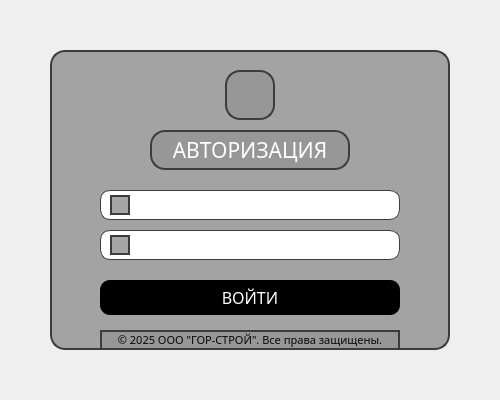
<?xml version="1.0" encoding="UTF-8"?>
<ui version="4.0">
 <class>auth</class>
 <widget class="QWidget" name="auth">
  <property name="geometry">
   <rect>
    <x>0</x>
    <y>0</y>
    <width>500</width>
    <height>400</height>
   </rect>
  </property>
  <property name="maximumSize">
   <size>
    <width>500</width>
    <height>400</height>
   </size>
  </property>
  <property name="windowTitle">
   <string>Авторизация | ООО &quot;ГОР-СТРОЙ&quot;</string>
  </property>
  <property name="windowIcon">
   <iconset>
    <normaloff>гор.PNG</normaloff>гор.PNG</iconset>
  </property>
  <property name="styleSheet">
   <string notr="true">background-image: url(:/mountains/images/IMG_3068.PNG);
background-position: center;
background-repeat: no-repeat;
background-size: cover;
</string>
  </property>
  <widget class="QFrame" name="frame">
   <property name="geometry">
    <rect>
     <x>50</x>
     <y>50</y>
     <width>400</width>
     <height>300</height>
    </rect>
   </property>
   <property name="styleSheet">
    <string notr="true">QFrame {
    background-color: rgba(149, 149, 149, 0.85);
    border-radius: 15px;
    border: 2px solid #3c3c3c;
}</string>
   </property>
   <property name="frameShape">
    <enum>QFrame::StyledPanel</enum>
   </property>
   <property name="frameShadow">
    <enum>QFrame::Raised</enum>
   </property>
   <widget class="QLabel" name="auth_2">
    <property name="geometry">
     <rect>
      <x>100</x>
      <y>80</y>
      <width>200</width>
      <height>40</height>
     </rect>
    </property>
    <property name="font">
     <font>
      <family>Yu Gothic UI Light</family>
      <pointsize>16</pointsize>
      <weight>50</weight>
      <bold>false</bold>
     </font>
    </property>
    <property name="styleSheet">
     <string notr="true">color: #ffffff;</string>
    </property>
    <property name="text">
     <string>АВТОРИЗАЦИЯ</string>
    </property>
    <property name="alignment">
     <set>Qt::AlignCenter</set>
    </property>
   </widget>
   <widget class="QLabel" name="label_icon">
    <property name="geometry">
     <rect>
      <x>175</x>
      <y>20</y>
      <width>50</width>
      <height>50</height>
     </rect>
    </property>
    <property name="styleSheet">
     <string notr="true">background-image: url(:/m/user_icon.png);
background-repeat: no-repeat;
background-position: center;</string>
    </property>
    <property name="text">
     <string/>
    </property>
    <property name="pixmap">
     <pixmap>гор строй-round-corners-round-corners (5).png</pixmap>
    </property>
    <property name="scaledContents">
     <bool>true</bool>
    </property>
   </widget>
   <widget class="QLineEdit" name="lineEdit_log">
    <property name="geometry">
     <rect>
      <x>50</x>
      <y>140</y>
      <width>300</width>
      <height>30</height>
     </rect>
    </property>
    <property name="font">
     <font>
      <family>Gadugi</family>
      <pointsize>10</pointsize>
     </font>
    </property>
    <property name="styleSheet">
     <string notr="true">QLineEdit {
    background-color: whitergb(7, 7, 7);
    border: 1px solid #3c3c3c;
    border-radius: 10px;
    padding-left: 35px;
    color: #ffffff;
}

QLineEdit:focus {
    border: 2px solid #008080;
}</string>
    </property>
    <property name="placeholderText">
     <string>Логин</string>
    </property>
   </widget>
   <widget class="QLabel" name="icon_login">
    <property name="geometry">
     <rect>
      <x>60</x>
      <y>145</y>
      <width>20</width>
      <height>20</height>
     </rect>
    </property>
    <property name="styleSheet">
     <string notr="true">background-image: url(:/m/login_icon.png);
background-repeat: no-repeat;
background-position: center;</string>
    </property>
    <property name="text">
     <string/>
    </property>
    <property name="pixmap">
     <pixmap>images/login.PNG</pixmap>
    </property>
    <property name="scaledContents">
     <bool>true</bool>
    </property>
   </widget>
   <widget class="QLineEdit" name="lineEdit_pass">
    <property name="geometry">
     <rect>
      <x>50</x>
      <y>180</y>
      <width>300</width>
      <height>30</height>
     </rect>
    </property>
    <property name="font">
     <font>
      <family>Gadugi</family>
      <pointsize>10</pointsize>
     </font>
    </property>
    <property name="styleSheet">
     <string notr="true">QLineEdit {
    background-color: white;
    border: 1px solid #3c3c3c;
    border-radius: 10px;
    padding-left: 35px;
    color: #ffffff;
}

QLineEdit:focus {
    border: 2px solid #008080;
}</string>
    </property>
    <property name="echoMode">
     <enum>QLineEdit::Password</enum>
    </property>
    <property name="placeholderText">
     <string>Пароль</string>
    </property>
   </widget>
   <widget class="QLabel" name="icon_password">
    <property name="geometry">
     <rect>
      <x>60</x>
      <y>185</y>
      <width>20</width>
      <height>20</height>
     </rect>
    </property>
    <property name="styleSheet">
     <string notr="true">background-image: url(:/m/password_icon.png);
background-repeat: no-repeat;
background-position: center;</string>
    </property>
    <property name="text">
     <string/>
    </property>
    <property name="pixmap">
     <pixmap>images/pass.PNG</pixmap>
    </property>
    <property name="scaledContents">
     <bool>true</bool>
    </property>
   </widget>
   <widget class="QPushButton" name="pushButton_auth">
    <property name="geometry">
     <rect>
      <x>50</x>
      <y>230</y>
      <width>300</width>
      <height>35</height>
     </rect>
    </property>
    <property name="font">
     <font>
      <family>Yu Gothic UI Light</family>
      <pointsize>12</pointsize>
      <weight>50</weight>
      <bold>false</bold>
     </font>
    </property>
    <property name="styleSheet">
     <string notr="true">QPushButton {
    background-color: #000000;
    color: white;
    border-radius: 10px;
    border: black;
    padding: 5px;
}

QPushButton:hover {
    background-color: #000000;
}

QPushButton:pressed {
    background-color: #000000;
}
</string>
    </property>
    <property name="text">
     <string>ВОЙТИ</string>
    </property>
    <property name="icon">
     <iconset>
      <normaloff>images/free-icon-log-in-3168040.png</normaloff>images/free-icon-log-in-3168040.png</iconset>
    </property>
    <property name="iconSize">
     <size>
      <width>20</width>
      <height>20</height>
     </size>
    </property>
   </widget>
   <widget class="QLabel" name="label_copyright">
    <property name="geometry">
     <rect>
      <x>50</x>
      <y>280</y>
      <width>300</width>
      <height>20</height>
     </rect>
    </property>
    <property name="font">
     <font>
      <family>Gadugi</family>
      <pointsize>8</pointsize>
     </font>
    </property>
    <property name="styleSheet">
     <string notr="true">color: #070707;</string>
    </property>
    <property name="text">
     <string>© 2025 ООО &quot;ГОР-СТРОЙ&quot;. Все права защищены.</string>
    </property>
    <property name="alignment">
     <set>Qt::AlignCenter</set>
    </property>
   </widget>
  </widget>
 </widget>
 <resources>
  <include location="auth.qrc"/>
  <include location="auth.qrc"/>
 </resources>
 <connections/>
</ui>
